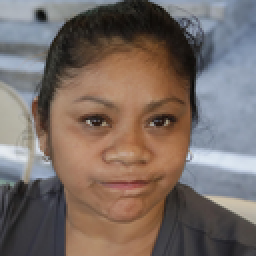
#> input picture week2/dataset/00002.png, 128 x 128 px, given in place of 00000.png, which was not available (shown 2 times larger)
$ jupyter execute --allow-errors FaceRecognitionPCA.ipynb
#> lines starting #> are read from the running program, lines starting #| are printed output that depends on the picture; pictures that were not available may be replaced by others from this repository, and a replacement may not be noted
#> `face_image = cv2.cvtColor(cv2.imread(f"./dataset/{str(i).zfill(5)}.png..`:
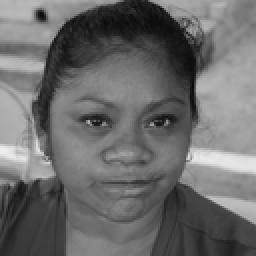
#> face_image: shape (128, 128) (shown 2 times larger); min 10, max 236, mean 107.4
#> `face_image = face_image.reshape(128*128,)`: face_image = 16384 values, max 236 at index 9600, min 10 at index 592, mean 107.4
#> pass 2 of the loop `for i in range(151):`:
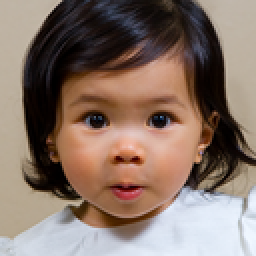
#> input picture week2/dataset/00003.png, 128 x 128 px, given in place of 00001.png, which was not available (shown 2 times larger)
#> `face_image = cv2.cvtColor(cv2.imread(f"./dataset/{str(i).zfill(5)}.png..`:
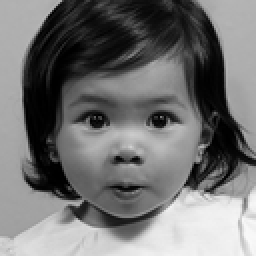
#> face_image: shape (128, 128) (shown 2 times larger); min 0, max 249, mean 114.3
#> `face_image = face_image.reshape(128*128,)`: face_image = 16384 values, max 249 at index 15227, min 0 at index 2329, mean 114.3
[cell 1]
import numpy as np
import cv2
from matplotlib import pyplot as plt

[cell 2]
face_vector = []
#> (the rest of this cell did not finish here and is left out)

#> (a cell that did not finish here is left out)

#> (a cell that did not finish here is left out)

#> (a cell that did not finish here is left out)

#> (a cell that did not finish here is left out)

#> (a cell that did not finish here is left out)

#> (a cell that did not finish here is left out)

[cell 9]
#STEP8: Testing Phase
test_add = f"./dataset/00149.png"
#> test_add = './dataset/00149.png'
test_img = cv2.imread(test_add)
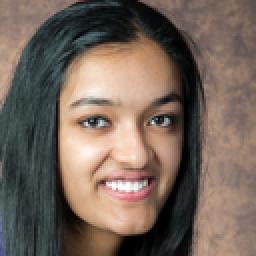
#> input picture week2/dataset/00149.png, 128 x 128 px (shown 2 times larger)
#> test_img is the input picture: shape (128, 128, 3); mean B, G, R 90.6, 101.2, 116.9
test_img = cv2.cvtColor(test_img, cv2.COLOR_RGB2GRAY)
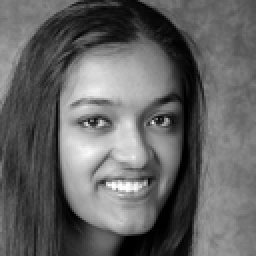
#> test_img: shape (128, 128) (shown 2 times larger); min 0, max 255, mean 99.8


test_img = test_img.reshape(128*128, 1)
#> test_img = 16384 values, max 255 at index 11836, min 0 at index 6108, mean 99.85
#> (the rest of this cell did not finish here and is left out)
